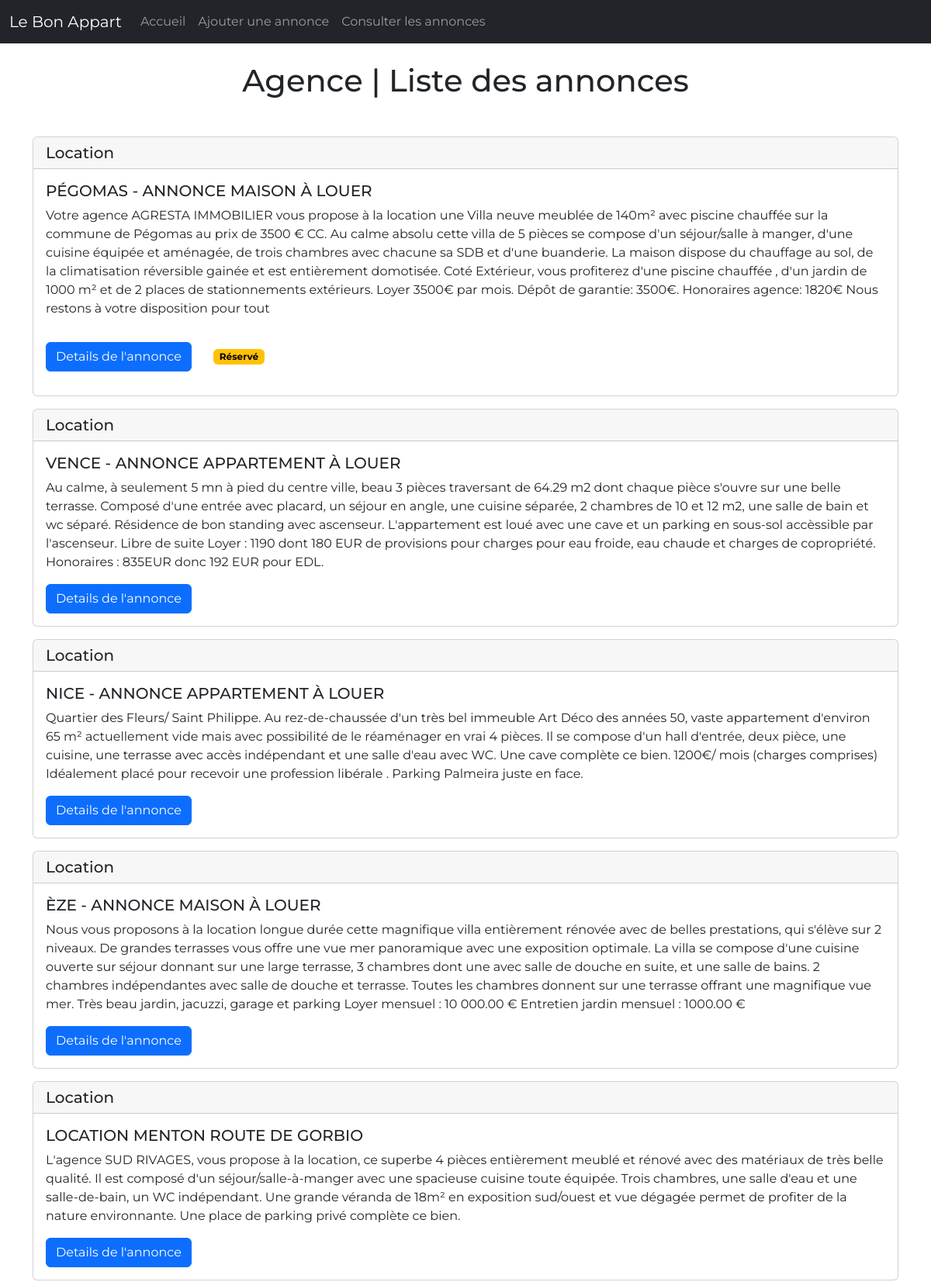
Screenshot of /annonces_view.php (upper part) with the database file from the repository.
### tables this page shows
CREATE TABLE `advert` (
  `id` int(3) NOT NULL,
  `title` varchar(100) NOT NULL,
  `description` text NOT NULL,
  `postal_code` int(5) UNSIGNED ZEROFILL NOT NULL,
  `city` varchar(100) NOT NULL,
  `type` enum('Location','Vente') NOT NULL,
  `price` int(11) NOT NULL,
  `reservation_message` text
);

### annonces_view.php (the view, shortened to what this page needs)
<?php
require_once './inc/head_inc.php';
$viewReq = $connect->query("SELECT * FROM advert ORDER BY id DESC");
$annonces = $viewReq->fetchAll(PDO::FETCH_ASSOC);
?>
</head>
<?php
require_once './inc/header_inc.php';
?>
<body>
    <h1 class="text-center mt-4 mb-5">Agence | Liste des annonces</h1>
    <div class="container mb-5 mt-4 d-flex flex-wrap">
        <?php foreach ($annonces as $annonce) { ?>
            <div class="mb-3">
                <div class="card">
                    <h5 class="card-header"><?php echo $annonce['type']; ?></h5>
                    <div class="card-body">
                        <h5 class="card-title"><?php echo $annonce['title']; ?></h5>
                        <p class="card-text"><?php echo $annonce['description']; ?></p>
                        <a href="<?= URL ?>annonce_details.php?id=<?php echo $annonce['id']; ?>" class="btn btn-primary">Details de l'annonce</a>
                        <?php if (!empty($annonce['reservation_message'])) : ?>
                            <span class="badge text-bg-warning m-4">Réservé</span>
                        <?php endif ?>
                    </div>
                </div>
            </div>
        <?php } ?>
    </div>
    <?php
    require_once './inc/footer_inc.php';
    ?>

### css/style.css (style rules this page uses)
* { margin: 0; padding: 0; }
body { font-family: 'Montserrat', sans-serif; }
.card-title { text-transform: uppercase; }

### rows the page displays
advert: type "Location", title "PÉGOMAS - ANNONCE MAISON À LOUER", description "Votre agence AGRESTA IMMOBILIER vous propose à la location une Villa neuve meublée de 140m² avec piscine chauffée sur la commune de Pégomas au prix de 3500 € CC. Au calme absolu cette villa de 5 pièces se compose d'un séjour/salle à manger, d'une cuisine équipée et aménagée, de trois chambres avec chacune sa SDB et d'une buanderie. La maison dispose du chauffage au sol, de la climatisation réversible gainée et est entièrement domotisée. Coté Extérieur, vous profiterez d'une piscine chauffée , d'un jardin de 1000 m² et de 2 places de stationnements extérieurs. Loyer 3500€ par mois. Dépôt de garantie: 3500€. Honoraires agence: 1820€ Nous restons à votre disposition pour tout", shows "Réservé"
advert: type "Location", title "VENCE - ANNONCE APPARTEMENT À LOUER", description "Au calme, à seulement 5 mn à pied du centre ville, beau 3 pièces traversant de 64.29 m2 dont chaque pièce s'ouvre sur une belle terrasse. Composé d'une entrée avec placard, un séjour en angle, une cuisine séparée, 2 chambres de 10 et 12 m2, une salle de bain et wc séparé. Résidence de bon standing avec ascenseur. L'appartement est loué avec une cave et un parking en sous-sol accèssible par l'ascenseur. Libre de suite Loyer : 1190 dont 180 EUR de provisions pour charges pour eau froide, eau chaude et charges de copropriété. Honoraires : 835EUR donc 192 EUR pour EDL."
advert: type "Location", title "NICE - ANNONCE APPARTEMENT À LOUER", description "Quartier des Fleurs/ Saint Philippe. Au rez-de-chaussée d'un très bel immeuble Art Déco des années 50, vaste appartement d'environ 65 m² actuellement vide mais avec possibilité de le réaménager en vrai 4 pièces. Il se compose d'un hall d'entrée, deux pièce, une cuisine, une terrasse avec accès indépendant et une salle d'eau avec WC. Une cave complète ce bien. 1200€/ mois (charges comprises) Idéalement placé pour recevoir une profession libérale . Parking Palmeira juste en face."
advert: type "Location", title "ÈZE - ANNONCE MAISON À LOUER", description "Nous vous proposons à la location longue durée cette magnifique villa entièrement rénovée avec de belles prestations, qui s'élève sur 2 niveaux. De grandes terrasses vous offre une vue mer panoramique avec une exposition optimale. La villa se compose d'une cuisine ouverte sur séjour donnant sur une large terrasse, 3 chambres dont une avec salle de douche en suite, et une salle de bains. 2 chambres indépendantes avec salle de douche et terrasse. Toutes les chambres donnent sur une terrasse offrant une magnifique vue mer. Très beau jardin, jacuzzi, garage et parking Loyer mensuel : 10 000.00 € Entretien jardin mensuel : 1000.00 €"
advert: type "Location", title "LOCATION MENTON ROUTE DE GORBIO", description "L'agence SUD RIVAGES, vous propose à la location, ce superbe 4 pièces entièrement meublé et rénové avec des matériaux de très belle qualité. Il est composé d'un séjour/salle-à-manger avec une spacieuse cuisine toute équipée. Trois chambres, une salle d'eau et une salle-de-bain, un WC indépendant. Une grande véranda de 18m² en exposition sud/ouest et vue dégagée permet de profiter de la nature environnante. Une place de parking privé complète ce bien."
